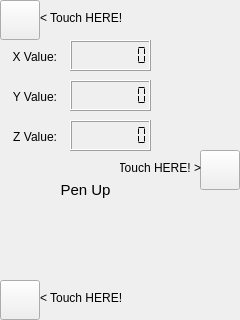
<?xml version="1.0" encoding="UTF-8"?>
<ui version="4.0">
 <class>ScreenCal_UI</class>
 <widget class="QWidget" name="ScreenCal_UI">
  <property name="geometry">
   <rect>
    <x>0</x>
    <y>0</y>
    <width>240</width>
    <height>320</height>
   </rect>
  </property>
  <property name="maximumSize">
   <size>
    <width>240</width>
    <height>320</height>
   </size>
  </property>
  <property name="cursor">
   <cursorShape>CrossCursor</cursorShape>
  </property>
  <property name="windowTitle">
   <string>Form</string>
  </property>
  <widget class="QPushButton" name="TL_Btn">
   <property name="geometry">
    <rect>
     <x>0</x>
     <y>0</y>
     <width>40</width>
     <height>40</height>
    </rect>
   </property>
   <property name="text">
    <string/>
   </property>
   <property name="icon">
    <iconset>
     <normaloff>Icon/Close.svg</normaloff>Icon/Close.svg</iconset>
   </property>
   <property name="iconSize">
    <size>
     <width>20</width>
     <height>20</height>
    </size>
   </property>
  </widget>
  <widget class="QPushButton" name="TR_Btn">
   <property name="geometry">
    <rect>
     <x>200</x>
     <y>150</y>
     <width>40</width>
     <height>40</height>
    </rect>
   </property>
   <property name="text">
    <string/>
   </property>
   <property name="icon">
    <iconset>
     <normaloff>Icon/Close.svg</normaloff>Icon/Close.svg</iconset>
   </property>
   <property name="iconSize">
    <size>
     <width>20</width>
     <height>20</height>
    </size>
   </property>
  </widget>
  <widget class="QPushButton" name="BL_Btn">
   <property name="geometry">
    <rect>
     <x>0</x>
     <y>280</y>
     <width>40</width>
     <height>40</height>
    </rect>
   </property>
   <property name="text">
    <string/>
   </property>
   <property name="icon">
    <iconset>
     <normaloff>Icon/Close.svg</normaloff>Icon/Close.svg</iconset>
   </property>
   <property name="iconSize">
    <size>
     <width>20</width>
     <height>20</height>
    </size>
   </property>
  </widget>
  <widget class="QLCDNumber" name="X_Val">
   <property name="geometry">
    <rect>
     <x>70</x>
     <y>40</y>
     <width>81</width>
     <height>31</height>
    </rect>
   </property>
   <property name="frameShadow">
    <enum>QFrame::Raised</enum>
   </property>
   <property name="digitCount">
    <number>8</number>
   </property>
   <property name="segmentStyle">
    <enum>QLCDNumber::Flat</enum>
   </property>
  </widget>
  <widget class="QLCDNumber" name="Y_Val">
   <property name="geometry">
    <rect>
     <x>70</x>
     <y>80</y>
     <width>81</width>
     <height>31</height>
    </rect>
   </property>
   <property name="frameShadow">
    <enum>QFrame::Raised</enum>
   </property>
   <property name="digitCount">
    <number>8</number>
   </property>
   <property name="segmentStyle">
    <enum>QLCDNumber::Flat</enum>
   </property>
  </widget>
  <widget class="QLabel" name="X_Val_txt">
   <property name="geometry">
    <rect>
     <x>10</x>
     <y>50</y>
     <width>47</width>
     <height>13</height>
    </rect>
   </property>
   <property name="text">
    <string>X Value:</string>
   </property>
   <property name="alignment">
    <set>Qt::AlignRight|Qt::AlignTrailing|Qt::AlignVCenter</set>
   </property>
  </widget>
  <widget class="QLabel" name="Y_Val_txt">
   <property name="geometry">
    <rect>
     <x>10</x>
     <y>90</y>
     <width>47</width>
     <height>13</height>
    </rect>
   </property>
   <property name="text">
    <string>Y Value:</string>
   </property>
   <property name="alignment">
    <set>Qt::AlignRight|Qt::AlignTrailing|Qt::AlignVCenter</set>
   </property>
  </widget>
  <widget class="QLabel" name="PenUpDown">
   <property name="geometry">
    <rect>
     <x>20</x>
     <y>180</y>
     <width>131</width>
     <height>20</height>
    </rect>
   </property>
   <property name="font">
    <font>
     <pointsize>11</pointsize>
    </font>
   </property>
   <property name="text">
    <string>Pen Up</string>
   </property>
   <property name="alignment">
    <set>Qt::AlignCenter</set>
   </property>
  </widget>
  <widget class="QLabel" name="Step_1">
   <property name="geometry">
    <rect>
     <x>40</x>
     <y>10</y>
     <width>81</width>
     <height>16</height>
    </rect>
   </property>
   <property name="text">
    <string>&lt; Touch HERE!</string>
   </property>
  </widget>
  <widget class="QLabel" name="Step_2">
   <property name="geometry">
    <rect>
     <x>40</x>
     <y>290</y>
     <width>81</width>
     <height>16</height>
    </rect>
   </property>
   <property name="text">
    <string>&lt; Touch HERE!</string>
   </property>
  </widget>
  <widget class="QLabel" name="Step_3">
   <property name="geometry">
    <rect>
     <x>120</x>
     <y>160</y>
     <width>81</width>
     <height>16</height>
    </rect>
   </property>
   <property name="text">
    <string>Touch HERE! &gt;</string>
   </property>
   <property name="alignment">
    <set>Qt::AlignRight|Qt::AlignTrailing|Qt::AlignVCenter</set>
   </property>
  </widget>
  <widget class="QLCDNumber" name="Y_Val_2">
   <property name="geometry">
    <rect>
     <x>70</x>
     <y>120</y>
     <width>81</width>
     <height>31</height>
    </rect>
   </property>
   <property name="frameShadow">
    <enum>QFrame::Raised</enum>
   </property>
   <property name="digitCount">
    <number>8</number>
   </property>
   <property name="segmentStyle">
    <enum>QLCDNumber::Flat</enum>
   </property>
  </widget>
  <widget class="QLabel" name="Z_Val_txt">
   <property name="geometry">
    <rect>
     <x>10</x>
     <y>130</y>
     <width>47</width>
     <height>13</height>
    </rect>
   </property>
   <property name="text">
    <string>Z Value:</string>
   </property>
   <property name="alignment">
    <set>Qt::AlignRight|Qt::AlignTrailing|Qt::AlignVCenter</set>
   </property>
  </widget>
 </widget>
 <resources/>
 <connections/>
</ui>
